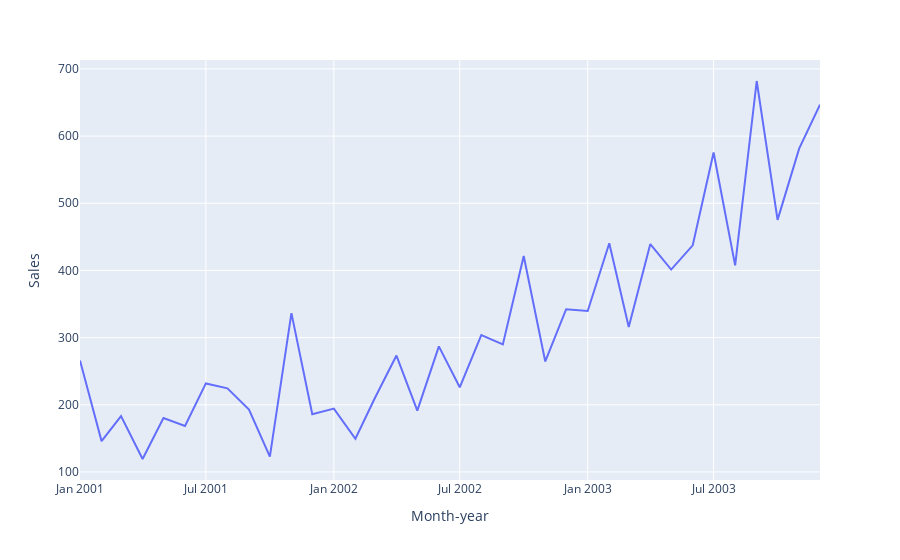

Notebook code cell kept with this figure:
### Code cell
import plotly.express as px

fig = px.line(series, y="Sales", x="Month-year")
fig.show()

### Figure 1 — Plotly figure (JSON) as saved in the notebook; plotly's stock layout.template omitted (floating-point values rounded to 4 significant figures)
{"data": [{"hovertemplate": "Month-year=%{x}<br>Sales=%{y}<extra></extra>", "legendgroup": "", "line": {"color": "#636efa", "dash": "solid"}, "marker": {"symbol": "circle"}, "mode": "lines", "name": "", "orientation": "v", "showlegend": false, "type": "scatter", "x": ["2001-01-01T00:00:00", "2001-02-01T00:00:00", "2001-03-01T00:00:00", "2001-04-01T00:00:00", "2001-05-01T00:00:00", "2001-06-01T00:00:00", "2001-07-01T00:00:00", "2001-08-01T00:00:00", "2001-09-01T00:00:00", "2001-10-01T00:00:00", "2001-11-01T00:00:00", "2001-12-01T00:00:00", "2002-01-01T00:00:00", "2002-02-01T00:00:00", "2002-03-01T00:00:00", "2002-04-01T00:00:00", "2002-05-01T00:00:00", "2002-06-01T00:00:00", "2002-07-01T00:00:00", "2002-08-01T00:00:00", "2002-09-01T00:00:00", "2002-10-01T00:00:00", "2002-11-01T00:00:00", "2002-12-01T00:00:00", "2003-01-01T00:00:00", "2003-02-01T00:00:00", "2003-03-01T00:00:00", "2003-04-01T00:00:00", "2003-05-01T00:00:00", "2003-06-01T00:00:00", "2003-07-01T00:00:00", "2003-08-01T00:00:00", "2003-09-01T00:00:00", "2003-10-01T00:00:00", "2003-11-01T00:00:00", "2003-12-01T00:00:00"], "xaxis": "x", "y": [266, 145.9, 183.1, 119.3, 180.3, 168.5, 231.8, 224.5, 192.8, 122.9, 336.5, 185.9, 194.3, 149.5, 210.1, 273.3, 191.4, 287, 226, 303.6, 289.9, 421.6, 264.5, 342.3, 339.7, 440.4, 315.9, 439.3, 401.3, 437.4, 575.5, 407.6, 682, 475.3, 581.3, 646.9], "yaxis": "y"}], "layout": {"legend": {"tracegroupgap": 0}, "margin": {"t": 60}, "xaxis": {"anchor": "y", "domain": [0, 1], "title": {"text": "Month-year"}}, "yaxis": {"anchor": "x", "domain": [0, 1], "title": {"text": "Sales"}}}}
